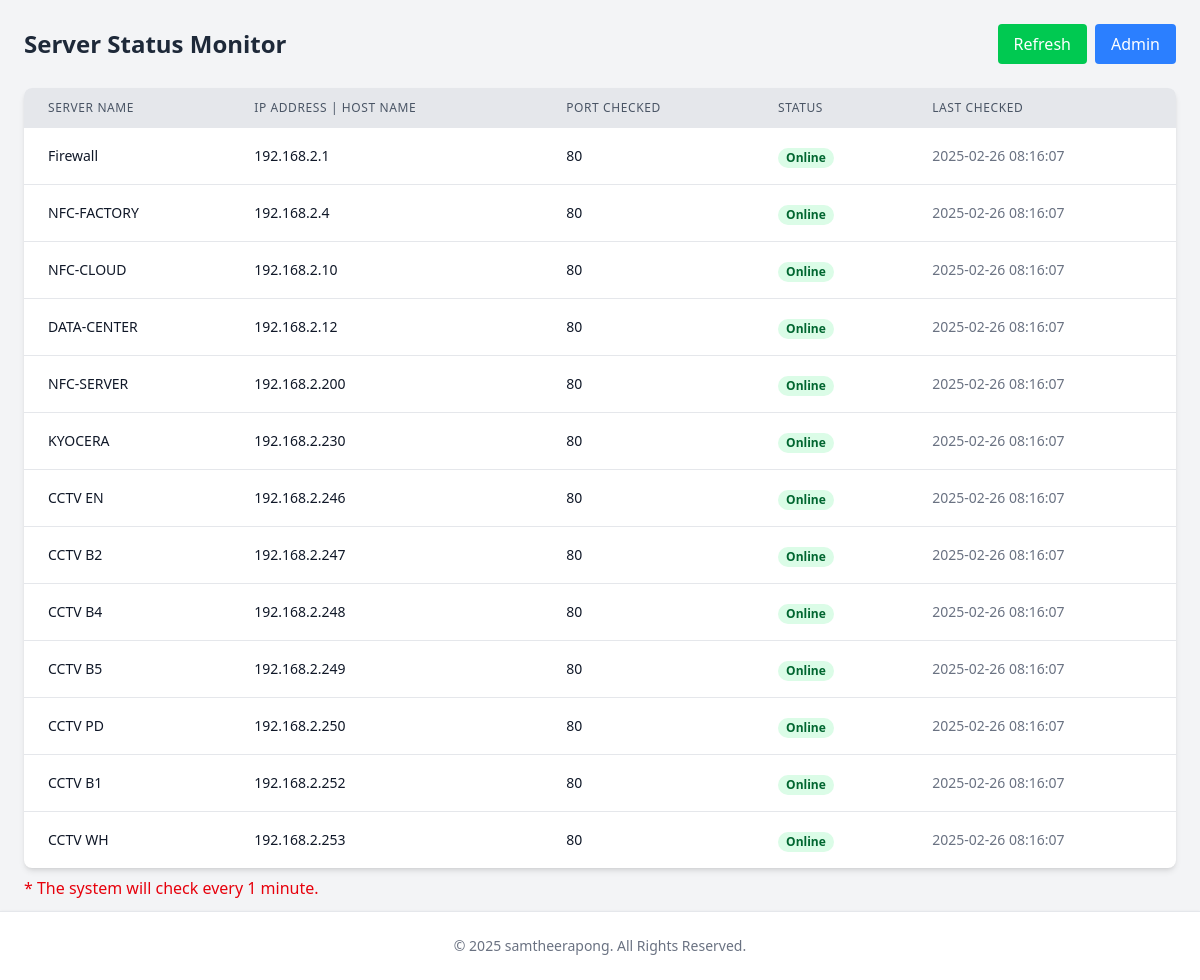
Before: / with the older database file.
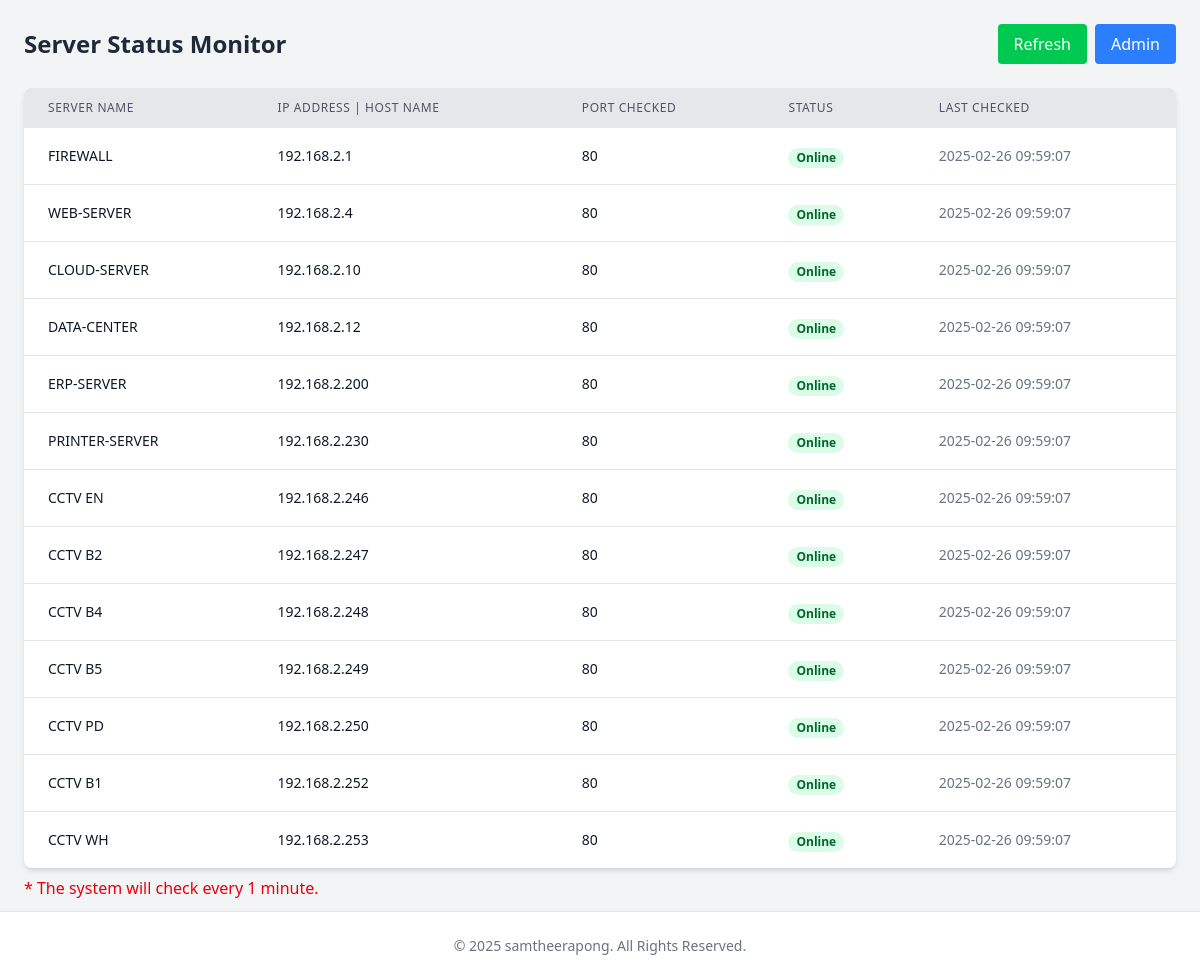
After: the same page with the newer database file.
### tables this page shows
CREATE TABLE `server_status` (
  `id` int NOT NULL,
  `server_name` varchar(100) DEFAULT NULL,
  `ip_address` varchar(15) DEFAULT NULL,
  `port` int DEFAULT NULL,
  `status` varchar(20) DEFAULT NULL,
  `last_checked` timestamp NULL DEFAULT CURRENT_TIMESTAMP
);

### controllers/ServerController.php (called while the page is built, shortened)
<?php
require_once 'models/ServerModel.php';
class ServerController {
    private $model;
    public function __construct() {
        $this->model = new ServerModel();
    }
    public function index() {
        $servers = $this->model->getAllServers();
        foreach ($servers as $server) {
            $status = $this->model->checkServerStatus($server['ip_address'], $server['port']);
            $this->model->updateStatus($server['id'], $status);
        }
        $servers = $this->model->getAllServers();
        require_once 'views/server_list.php';
    }
}

### models/ServerModel.php (called while the page is built, shortened)
<?php
class ServerModel
{
    private $db;
    public function __construct()
    {
        $dotenv = Dotenv::createImmutable(__DIR__ . '/..');
        $host = $_ENV['DB_HOST'];
        $dbname = $_ENV['DB_NAME'];
        $user = $_ENV['DB_USER'];
        $pass = $_ENV['DB_PASS'];
        $this->db = new PDO("mysql:host=$host;dbname=$dbname", $user, $pass);
        $this->db->setAttribute(PDO::ATTR_ERRMODE, PDO::ERRMODE_EXCEPTION);
    }
    public function getAllServers()
    {
        $stmt = $this->db->prepare("SELECT * FROM server_status");
        $stmt->execute();
        return $stmt->fetchAll(PDO::FETCH_ASSOC);
    }
}

### views/server_list.php (the view, shortened to what this page needs)
<!DOCTYPE html>
<html lang="en">
<head>
    <link href="./src/output.css" rel="stylesheet">
</head>
<body class="bg-gray-100 min-h-screen p-6">
    <div class="max-w-6xl mx-auto">
        <div class="flex justify-between items-center mb-6">
            <h2 class="text-2xl font-bold text-gray-800">Server Status Monitor</h2>
            <div class="flex space-x-2">
                <button id="refreshBtn" class="bg-green-500 text-white px-4 py-2 rounded hover:bg-green-600">Refresh</button>
                <button id="adminBtn" class="bg-blue-500 text-white px-4 py-2 rounded hover:bg-blue-600">Admin</button>
            </div>
        </div>
        <div class="bg-white shadow-md rounded-lg overflow-hidden">
            <table class="w-full">
                <thead class="bg-gray-200">
                    <tr>
                        <th class="px-6 py-3 text-left text-xs font-medium text-gray-600 uppercase tracking-wider">Server Name</th>
                        <th class="px-6 py-3 text-left text-xs font-medium text-gray-600 uppercase tracking-wider">IP Address | Host Name</th>
                        <th class="px-6 py-3 text-left text-xs font-medium text-gray-600 uppercase tracking-wider">Port Checked</th>
                        <th class="px-6 py-3 text-left text-xs font-medium text-gray-600 uppercase tracking-wider">Status</th>
                        <th class="px-6 py-3 text-left text-xs font-medium text-gray-600 uppercase tracking-wider">Last Checked</th>
                    </tr>
                </thead>
                <tbody class="divide-y divide-gray-200">
                    <?php foreach ($servers as $server): ?>
                        <tr class="hover:bg-gray-50">
                            <td class="px-6 py-4 whitespace-nowrap text-sm text-gray-900"><?php echo $server['server_name']; ?></td>
                            <td class="px-6 py-4 whitespace-nowrap text-sm text-gray-900"><?php echo $server['ip_address']; ?></td>
                            <td class="px-6 py-4 whitespace-nowrap text-sm text-gray-900"><?php echo $server['port']; ?></td>
                            <td class="px-6 py-4 whitespace-nowrap">
                                <span class="px-2 inline-flex text-xs leading-5 font-semibold rounded-full <?php echo $server['status'] === 'Online' ? 'bg-green-100 text-green-800' : 'bg-red-100 text-red-800'; ?>">
                                    <?php echo $server['status']; ?>
                                </span>
                            </td>
                            <td class="px-6 py-4 whitespace-nowrap text-sm text-gray-500"><?php echo $server['last_checked']; ?></td>
                        </tr>
                    <?php endforeach; ?>
                </tbody>
            </table>
        </div>
        <div class="flex justify-between items-center mb-12">
            <p class="text-red-600 py-2">* The system will check every 1 minute.</p>
        </div>
        <footer class="fixed bottom-0 left-0 z-20 w-full p-4 bg-white border-t border-gray-200 shadow-sm md:flex md:items-center md:justify-center md:p-6 dark:bg-gray-800 dark:border-gray-600">
            <span class="text-sm text-gray-500 sm:text-center dark:text-gray-400">© <?= date('Y') ?> <a href="https://github.com/samtheerapong/check-server" target="_blank" class="hover:underline">samtheerapong</a>. All Rights Reserved.</span>
        </footer>
</body>
</html>

Changed rows visible on the page:
changed server_status: server_name "Firewall" → "FIREWALL"; last_checked "2025-02-26 08:16:07" → "2025-02-26 09:59:07"
changed server_status: server_name "NFC-FACTORY" → "WEB-SERVER"; last_checked "2025-02-26 08:16:07" → "2025-02-26 09:59:07"
changed server_status: server_name "NFC-CLOUD" → "CLOUD-SERVER"; last_checked "2025-02-26 08:16:07" → "2025-02-26 09:59:07"
changed server_status "DATA-CENTER": last_checked "2025-02-26 08:16:07" → "2025-02-26 09:59:07"
changed server_status: server_name "NFC-SERVER" → "ERP-SERVER"; last_checked "2025-02-26 08:16:07" → "2025-02-26 09:59:07"
changed server_status: server_name "KYOCERA" → "PRINTER-SERVER"; last_checked "2025-02-26 08:16:07" → "2025-02-26 09:59:07"
changed server_status "CCTV EN": last_checked "2025-02-26 08:16:07" → "2025-02-26 09:59:07"
changed server_status "CCTV B2": last_checked "2025-02-26 08:16:07" → "2025-02-26 09:59:07"
changed server_status "CCTV B4": last_checked "2025-02-26 08:16:07" → "2025-02-26 09:59:07"
changed server_status "CCTV B5": last_checked "2025-02-26 08:16:07" → "2025-02-26 09:59:07"
changed server_status "CCTV PD": last_checked "2025-02-26 08:16:07" → "2025-02-26 09:59:07"
changed server_status "CCTV B1": last_checked "2025-02-26 08:16:07" → "2025-02-26 09:59:07"
changed server_status "CCTV WH": last_checked "2025-02-26 08:16:07" → "2025-02-26 09:59:07"
